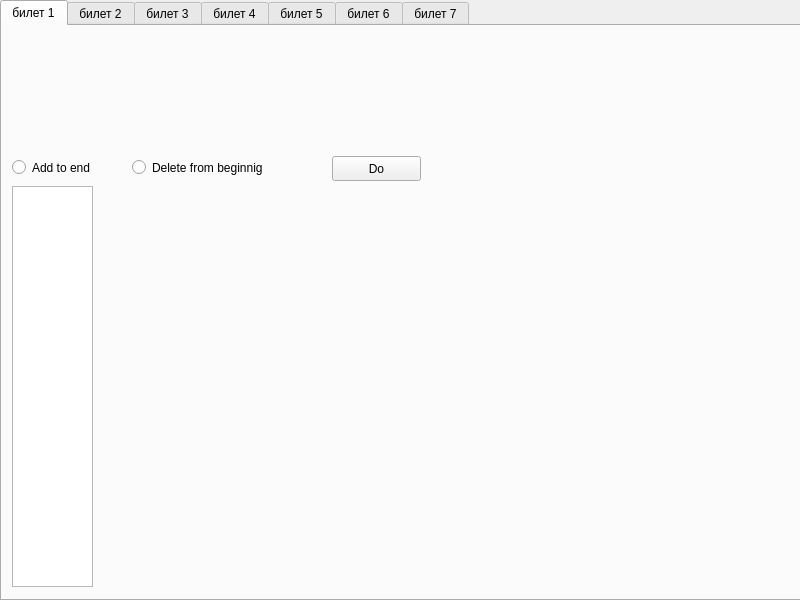
<?xml version="1.0" encoding="UTF-8"?>
<ui version="4.0">
 <class>MainWindow</class>
 <widget class="QMainWindow" name="MainWindow">
  <property name="geometry">
   <rect>
    <x>0</x>
    <y>0</y>
    <width>800</width>
    <height>600</height>
   </rect>
  </property>
  <property name="windowTitle">
   <string>MainWindow</string>
  </property>
  <widget class="QWidget" name="centralwidget">
   <widget class="QTabWidget" name="tabWidget">
    <property name="geometry">
     <rect>
      <x>0</x>
      <y>0</y>
      <width>801</width>
      <height>601</height>
     </rect>
    </property>
    <property name="currentIndex">
     <number>0</number>
    </property>
    <widget class="QWidget" name="tab_1">
     <attribute name="title">
      <string>билет 1</string>
     </attribute>
     <widget class="QRadioButton" name="radioButton_1_3_end">
      <property name="geometry">
       <rect>
        <x>10</x>
        <y>130</y>
        <width>112</width>
        <height>23</height>
       </rect>
      </property>
      <property name="text">
       <string>Add to end</string>
      </property>
     </widget>
     <widget class="QRadioButton" name="radioButton_1_3_beginning">
      <property name="geometry">
       <rect>
        <x>130</x>
        <y>130</y>
        <width>171</width>
        <height>23</height>
       </rect>
      </property>
      <property name="text">
       <string>Delete from beginnig</string>
      </property>
     </widget>
     <widget class="QPushButton" name="pushButton_1_3">
      <property name="geometry">
       <rect>
        <x>330</x>
        <y>130</y>
        <width>89</width>
        <height>25</height>
       </rect>
      </property>
      <property name="text">
       <string>Do</string>
      </property>
     </widget>
     <widget class="QListWidget" name="listWidget_1_3">
      <property name="geometry">
       <rect>
        <x>10</x>
        <y>160</y>
        <width>81</width>
        <height>401</height>
       </rect>
      </property>
     </widget>
    </widget>
    <widget class="QWidget" name="tab_2">
     <attribute name="title">
      <string>билет 2</string>
     </attribute>
     <widget class="QTextBrowser" name="textBrowser">
      <property name="geometry">
       <rect>
        <x>70</x>
        <y>150</y>
        <width>261</width>
        <height>171</height>
       </rect>
      </property>
     </widget>
     <widget class="QComboBox" name="comboBox_2_1">
      <property name="geometry">
       <rect>
        <x>10</x>
        <y>10</y>
        <width>81</width>
        <height>25</height>
       </rect>
      </property>
      <item>
       <property name="text">
        <string>чет</string>
       </property>
      </item>
      <item>
       <property name="text">
        <string>нечет</string>
       </property>
      </item>
     </widget>
     <widget class="QPushButton" name="pushButton_2_1">
      <property name="geometry">
       <rect>
        <x>110</x>
        <y>10</y>
        <width>131</width>
        <height>25</height>
       </rect>
      </property>
      <property name="text">
       <string>Найти сумму</string>
      </property>
     </widget>
     <widget class="QLabel" name="label">
      <property name="geometry">
       <rect>
        <x>250</x>
        <y>10</y>
        <width>81</width>
        <height>17</height>
       </rect>
      </property>
      <property name="text">
       <string>Результат:</string>
      </property>
     </widget>
     <widget class="QLabel" name="label_res_2_1">
      <property name="geometry">
       <rect>
        <x>336</x>
        <y>10</y>
        <width>121</width>
        <height>20</height>
       </rect>
      </property>
      <property name="text">
       <string/>
      </property>
     </widget>
    </widget>
    <widget class="QWidget" name="tab_3">
     <attribute name="title">
      <string>билет 3</string>
     </attribute>
     <widget class="QComboBox" name="comboBox_3_1">
      <property name="geometry">
       <rect>
        <x>140</x>
        <y>20</y>
        <width>71</width>
        <height>25</height>
       </rect>
      </property>
      <item>
       <property name="text">
        <string>sum</string>
       </property>
      </item>
      <item>
       <property name="text">
        <string>mult</string>
       </property>
      </item>
     </widget>
     <widget class="QSpinBox" name="spinBox_3_1">
      <property name="geometry">
       <rect>
        <x>30</x>
        <y>20</y>
        <width>91</width>
        <height>26</height>
       </rect>
      </property>
      <property name="minimum">
       <number>1</number>
      </property>
      <property name="maximum">
       <number>10</number>
      </property>
     </widget>
     <widget class="QLabel" name="label_2">
      <property name="geometry">
       <rect>
        <x>10</x>
        <y>20</y>
        <width>21</width>
        <height>17</height>
       </rect>
      </property>
      <property name="text">
       <string>k:</string>
      </property>
     </widget>
     <widget class="QPushButton" name="pushButton_3_1">
      <property name="geometry">
       <rect>
        <x>240</x>
        <y>20</y>
        <width>89</width>
        <height>25</height>
       </rect>
      </property>
      <property name="text">
       <string>Найти</string>
      </property>
     </widget>
     <widget class="QLabel" name="label_3">
      <property name="geometry">
       <rect>
        <x>354</x>
        <y>20</y>
        <width>81</width>
        <height>17</height>
       </rect>
      </property>
      <property name="text">
       <string>Результат:</string>
      </property>
     </widget>
     <widget class="QLabel" name="label_res_3_1">
      <property name="geometry">
       <rect>
        <x>440</x>
        <y>20</y>
        <width>121</width>
        <height>20</height>
       </rect>
      </property>
      <property name="text">
       <string/>
      </property>
     </widget>
    </widget>
    <widget class="QWidget" name="tab_4">
     <attribute name="title">
      <string>билет 4</string>
     </attribute>
    </widget>
    <widget class="QWidget" name="tab_5">
     <attribute name="title">
      <string>билет 5</string>
     </attribute>
    </widget>
    <widget class="QWidget" name="tab_6">
     <attribute name="title">
      <string>билет 6</string>
     </attribute>
    </widget>
    <widget class="QWidget" name="tab_7">
     <attribute name="title">
      <string>билет 7</string>
     </attribute>
    </widget>
   </widget>
  </widget>
 </widget>
 <resources/>
 <connections/>
</ui>
